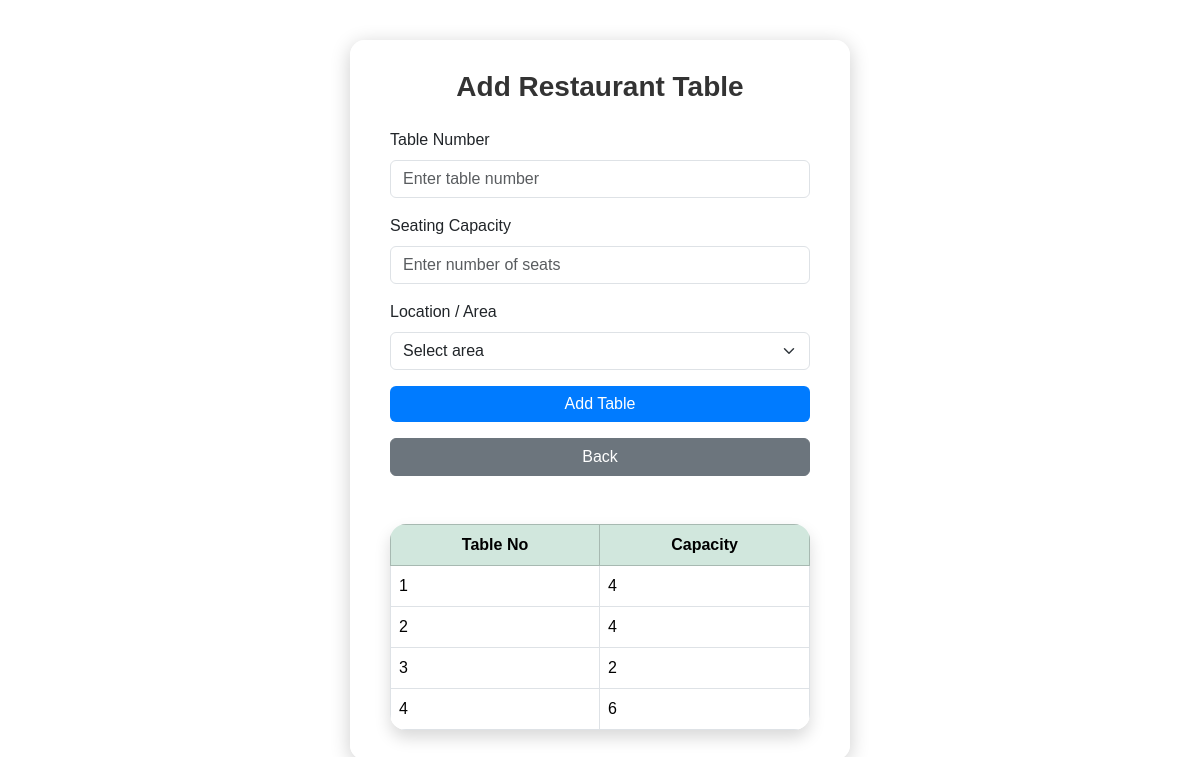
The page /addtables on the database its author committed.
### app/models.py (models this page shows)
class Tables(models.Model):
    number=models.IntegerField(unique=True)
    capacity=models.IntegerField()
    location=models.CharField(max_length=100)
    status = models.CharField(max_length=20, default="available")

### app/views.py (the view)
# urls.py: path('addtables',views.addtables,name='addtable'),
def addtables(request):
    if request.method=='POST':
        tableno=request.POST.get('table_number')
        capacity=request.POST.get('capacity')
        location=request.POST.get('location')
        data=Tables.objects.create(number=tableno,capacity=capacity,location=location)
        data.save()
        return redirect('addtable')
    else:
        a=Tables.objects.all()
        return render(request,'Addtables.html',{'a':a})

### templates/Addtables.html (shortened to what this page needs)
{% load static %}
<!DOCTYPE html>
<html lang="en">
<head>
  <link href="https://cdn.jsdelivr.net/npm/bootstrap@5.3.2/dist/css/bootstrap.min.css" rel="stylesheet">
</head>
<body>
  <div class="form-container">
    <h3 class="form-title">Add Restaurant Table</h3>
    <form action="{% url 'addtable' %}" method="POST" >
      <div class="mb-3">
        <label for="table_number" class="form-label">Table Number</label>
        <input type="number" class="form-control" id="table_number" name="table_number" placeholder="Enter table number" required>
      </div>
      <div class="mb-3">
        <label for="capacity" class="form-label">Seating Capacity</label>
        <input type="number" class="form-control" id="capacity" name="capacity" placeholder="Enter number of seats" required>
      </div>
      <div class="mb-3">
        <label for="location" class="form-label">Location / Area</label>
        <select class="form-select" id="location" name="location">
          <option value="" disabled selected>Select area</option>
        </select>
      </div>
      <button type="submit" class="btn btn-primary">Add Table</button>
      <button type="button" class="btn btn-secondary w-100 mt-3" onclick="history.back()">Back</button>
    </form><br><br>
          <div class="table-responsive shadow rounded-4">
    <table class="table table-bordered table-hover align-middle mb-0">
      <thead class="table-success text-center">
        <tr>
          <th>Table No</th>
          <th>Capacity</th>
        </tr>
      </thead>
      <tbody>
        {% for i in a %}
        <tr>
          <td>{{ i.number }}</td>
          <td>{{ i.capacity }}</td>
        </tr>
        {% empty %}
        <tr>
          <td colspan="5" class="text-center text-muted py-3">No tables added yet</td>
        </tr>
        {% endfor %}
      </tbody>
    </table>
  </div>
  </div>
</body>
</html>

### rows shown on the page
Tables: number "1", capacity "4"
Tables: number "2", capacity "4"
Tables: number "3", capacity "2"
Tables: number "4", capacity "6"
